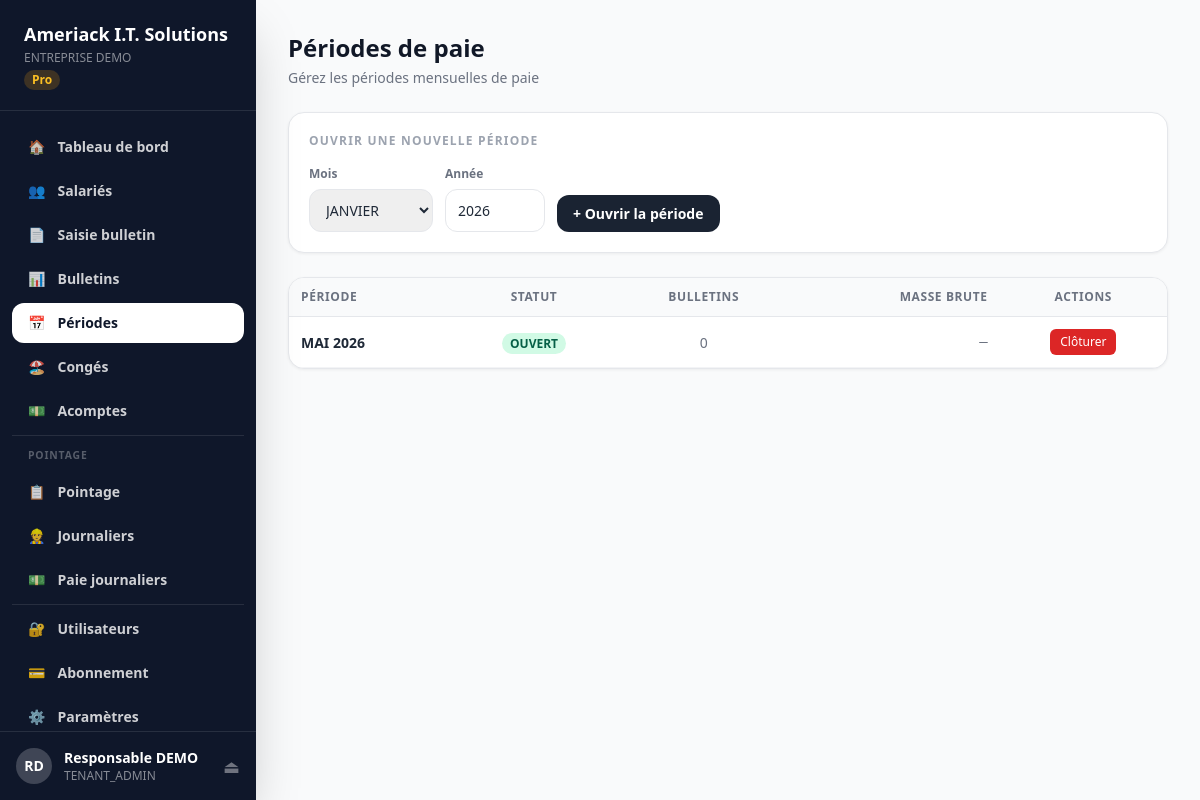
Screenshot of /periodes (signed in) with the database file from the repository.
### models.py (models this page shows, shortened)
class Tenant(db.Model):
    __tablename__ = "tenants"
    id               = db.Column(db.Integer, primary_key=True)
    slug             = db.Column(db.String(50), nullable=False, unique=True)   # ex: maentreprise
    denomination     = db.Column(db.String(200), nullable=False)
    sigle            = db.Column(db.String(50))
    activite         = db.Column(db.String(200))
    secteur          = db.Column(db.String(200))
    nif              = db.Column(db.String(50))
    numero_cnss      = db.Column(db.String(50))
    numero_cnamgs    = db.Column(db.String(50))
    adresse          = db.Column(db.String(300))
    boite_postale    = db.Column(db.String(20))
    telephone        = db.Column(db.String(20))
    ville            = db.Column(db.String(100), default="Libreville")
    region           = db.Column(db.String(100))
    pays             = db.Column(db.String(100), default="Gabon")
    plan_id          = db.Column(db.Integer, db.ForeignKey("plans.id"))
    statut           = db.Column(db.String(20), default="ACTIF")   # ACTIF, SUSPENDU, ESSAI
    date_inscription = db.Column(db.DateTime, default=datetime.utcnow)
    date_expiration  = db.Column(db.DateTime)
    token_api        = db.Column(db.String(64), unique=True)
    logo_url         = db.Column(db.String(500))
    utilisateurs  = db.relationship("Utilisateur", backref="tenant", lazy=True, foreign_keys="Utilisateur.tenant_id")
    salaries      = db.relationship("Salarie", backref="tenant", lazy=True)
    periodes      = db.relationship("PeriodePaie", backref="tenant", lazy=True)
    categories    = db.relationship("CategorieEmploi", backref="tenant", lazy=True)

class Plan(db.Model):
    __tablename__ = "plans"
    id               = db.Column(db.Integer, primary_key=True)
    code             = db.Column(db.String(20), nullable=False, unique=True)
    nom              = db.Column(db.String(100), nullable=False)
    prix_mensuel     = db.Column(db.Numeric(12,2), nullable=False)
    max_salaries     = db.Column(db.Integer)          # None = illimité
    max_utilisateurs = db.Column(db.Integer)
    description      = db.Column(db.Text)
    actif            = db.Column(db.Boolean, default=True)
    tenants = db.relationship("Tenant", backref="plan", lazy=True)

class Utilisateur(db.Model, UserMixin):
    __tablename__ = "utilisateurs"
    id                 = db.Column(db.Integer, primary_key=True)
    nom                = db.Column(db.String(100), nullable=False)
    prenom             = db.Column(db.String(100), nullable=False)
    email              = db.Column(db.String(200), nullable=False, unique=True)
    mot_de_passe_hash  = db.Column(db.String(256), nullable=False)
    role               = db.Column(db.String(30), default="GESTIONNAIRE")
    tenant_id          = db.Column(db.Integer, db.ForeignKey("tenants.id"), nullable=True)
    actif              = db.Column(db.Boolean, default=True)
    derniere_connexion = db.Column(db.DateTime)
    date_creation      = db.Column(db.DateTime, default=datetime.utcnow)
    @property
    def nom_complet(self): return f"{self.prenom} {self.nom}"
    @property
    def is_super_admin(self): return self.role == "SUPER_ADMIN"
    @property
    def is_tenant_admin(self): return self.role in ("SUPER_ADMIN","TENANT_ADMIN")

class PeriodePaie(db.Model):
    __tablename__ = "periodes_paie"
    id             = db.Column(db.Integer, primary_key=True)
    tenant_id      = db.Column(db.Integer, db.ForeignKey("tenants.id"), nullable=False)
    annee          = db.Column(db.Integer, nullable=False)
    mois           = db.Column(db.Integer, nullable=False)
    libelle_mois   = db.Column(db.String(20), nullable=False)
    trimestre      = db.Column(db.String(10))
    date_ouverture = db.Column(db.DateTime)
    date_cloture   = db.Column(db.DateTime)
    statut         = db.Column(db.String(20), default="OUVERT")
    bulletins = db.relationship("BulletinPaie", backref="periode", lazy=True)
    __table_args__ = (db.UniqueConstraint("tenant_id","annee","mois"),)
    MOIS_NOMS = ["","JANVIER","FÉVRIER","MARS","AVRIL","MAI","JUIN",
                 "JUILLET","AOÛT","SEPTEMBRE","OCTOBRE","NOVEMBRE","DÉCEMBRE"]
    @property
    def libelle_complet(self): return f"{self.libelle_mois} {self.annee}"

### app.py (the view)
@app.route("/periodes")
@login_required
def periodes():
    if current_user.is_super_admin: return redirect(url_for("admin_dashboard"))
    t=get_tenant()
    if not t: return redirect(url_for("login"))
    return render_template("tenant/periodes.html", tenant=t,
        periodes=PeriodePaie.query.filter_by(tenant_id=t.id).order_by(PeriodePaie.annee.desc(),PeriodePaie.mois.desc()).all(),
        now=datetime.now())

### app.py (called while the page is built)
@login_manager.user_loader
def load_user(uid): return Utilisateur.query.get(int(uid))

def get_tenant():
    if current_user.is_super_admin:
        return None
    return current_user.tenant

@app.context_processor
def inject_globals(): return {"now":datetime.now(),"enumerate":enumerate}

### templates/tenant/periodes.html (shortened to what this page needs)
{% extends "tenant/base.html" %}
{% block content %}
<div style="display:flex;align-items:center;justify-content:space-between;margin-bottom:1.5rem">
  <div>
    <h1 class="text-2xl font-black text-gray-900">Périodes de paie</h1>
    <p class="text-gray-500 text-sm mt-1">Gérez les périodes mensuelles de paie</p>
  </div>
</div>
<div class="card p-5 mb-6">
  <h2 class="text-xs font-bold text-gray-400 uppercase tracking-widest mb-4">Ouvrir une nouvelle période</h2>
  <form method="POST" action="/periodes/nouvelle" style="display:flex;gap:.75rem;align-items:flex-end">
    <div>
      <label style="display:block;font-size:.75rem;font-weight:700;color:#6b7280;margin-bottom:.375rem">Mois</label>
      <select name="mois" style="border:1px solid #e5e7eb;border-radius:.75rem;padding:.625rem .75rem;font-size:.875rem">
        {% for m in ['JANVIER','FEVRIER','MARS','AVRIL','MAI','JUIN','JUILLET','AOUT','SEPTEMBRE','OCTOBRE','NOVEMBRE','DECEMBRE'] %}
        <option value="{{ loop.index }}">{{ m }}</option>
        {% endfor %}
      </select>
    </div>
    <div>
      <label style="display:block;font-size:.75rem;font-weight:700;color:#6b7280;margin-bottom:.375rem">Année</label>
      <input type="number" name="annee" value="{{ now.year if now else 2026 }}" min="2020" max="2030"
        style="border:1px solid #e5e7eb;border-radius:.75rem;padding:.625rem .75rem;font-size:.875rem;width:100px"/>
    </div>
    <button type="submit" class="btn-primary">+ Ouvrir la période</button>
  </form>
</div>
<div class="card overflow-hidden">
  <table>
    <thead>
      <tr>
        <th>Période</th>
        <th style="text-align:center">Statut</th>
        <th style="text-align:center">Bulletins</th>
        <th style="text-align:right">Masse brute</th>
        <th style="text-align:center">Actions</th>
      </tr>
    </thead>
    <tbody>
      {% for p in periodes %}
      <tr>
        <td style="font-weight:700">{{ p.libelle_complet }}</td>
        <td style="text-align:center">
          <span class="badge-{{ p.statut|lower|replace('î','i')|replace('ô','o') }}">{{ p.statut }}</span>
        </td>
        <td style="text-align:center;color:#6b7280">
          {{ p.bulletins|length if p.bulletins else 0 }}
        </td>
        <td style="text-align:right;font-family:monospace;color:#6b7280">—</td>
        <td style="text-align:center">
          {% if p.statut == 'OUVERT' %}
          <form method="POST" action="/periodes/{{ p.id }}/cloturer" style="display:inline">
            <button type="submit"
              style="font-size:.75rem;background:#dc2626;color:white;padding:.25rem .625rem;border-radius:.375rem;border:none;cursor:pointer"
              onclick="return confirm('Clôturer cette période ?')">
              Clôturer
            </button>
          </form>
          {% else %}
          <span style="font-size:.75rem;color:#9ca3af">Clôturée</span>
          {% endif %}
        </td>
      </tr>
      {% endfor %}
    </tbody>
  </table>
</div>
{% endblock %}

### templates/tenant/base.html (shortened to what this page needs)
<!DOCTYPE html>
<html lang="fr">
<head>
  <script src="https://cdn.tailwindcss.com"></script>
</head>
<body class="bg-gray-50 text-gray-800">
<div class="flex min-h-screen">
  <aside class="w-64 bg-slate-900 text-white flex flex-col fixed h-full z-20 shadow-2xl">
    <div class="px-6 py-5 border-b border-white/10">
      <div class="text-lg font-black">Ameriack I.T. Solutions</div>
      <div class="text-xs text-white/50 mt-0.5 truncate">
        {% if tenant %}{{ tenant.denomination }}{% else %}Espace entreprise{% endif %}
      </div>
      {% if tenant and tenant.plan %}
      <span class="text-xs bg-amber-500/20 text-amber-400 px-2 py-0.5 rounded-full font-bold mt-1 inline-block">
        {{ tenant.plan.nom }}
      </span>
      {% endif %}
    </div>
    <nav class="flex-1 px-3 py-4 space-y-1 overflow-y-auto">
      {% set ep = request.endpoint %}
      <a href="/dashboard" class="flex items-center gap-3 px-4 py-2.5 rounded-xl text-sm font-semibold transition-all {{ 'bg-white text-slate-900' if ep=='dashboard' else 'text-white/80 hover:bg-white/10' }}">
        🏠 <span>Tableau de bord</span>
      </a>
      <a href="/salaries" class="flex items-center gap-3 px-4 py-2.5 rounded-xl text-sm font-semibold transition-all {{ 'bg-white text-slate-900' if 'salari' in ep else 'text-white/80 hover:bg-white/10' }}">
        👥 <span>Salariés</span>
      </a>
      <a href="/bulletins/saisie" class="flex items-center gap-3 px-4 py-2.5 rounded-xl text-sm font-semibold transition-all {{ 'bg-white text-slate-900' if ep=='bulletin_saisie' else 'text-white/80 hover:bg-white/10' }}">
        📄 <span>Saisie bulletin</span>
      </a>
      <a href="/bulletins" class="flex items-center gap-3 px-4 py-2.5 rounded-xl text-sm font-semibold transition-all {{ 'bg-white text-slate-900' if ep=='bulletins' else 'text-white/80 hover:bg-white/10' }}">
        📊 <span>Bulletins</span>
      </a>
      <a href="/periodes" class="flex items-center gap-3 px-4 py-2.5 rounded-xl text-sm font-semibold transition-all {{ 'bg-white text-slate-900' if ep=='periodes' else 'text-white/80 hover:bg-white/10' }}">
        📅 <span>Périodes</span>
      </a>
      <a href="/conges" class="flex items-center gap-3 px-4 py-2.5 rounded-xl text-sm font-semibold transition-all {{ 'bg-white text-slate-900' if 'conge' in ep else 'text-white/80 hover:bg-white/10' }}">
        🏖️ <span>Congés</span>
      </a>
      <a href="/acomptes" class="flex items-center gap-3 px-4 py-2.5 rounded-xl text-sm font-semibold transition-all {{ 'bg-white text-slate-900' if 'acompte' in ep else 'text-white/80 hover:bg-white/10' }}">
        💵 <span>Acomptes</span>
      </a>
      <div class="border-t border-white/10 my-2"></div>
      <p style="font-size:.65rem;font-weight:700;color:rgba(255,255,255,.3);text-transform:uppercase;letter-spacing:.08em;padding:.5rem 1rem .25rem">Pointage</p>
      <a href="/pointage" class="flex items-center gap-3 px-4 py-2.5 rounded-xl text-sm font-semibold transition-all {{ 'bg-white text-slate-900' if ep=='pointage' else 'text-white/80 hover:bg-white/10' }}">
        📋 <span>Pointage</span>
      </a>
      <a href="/journaliers" class="flex items-center gap-3 px-4 py-2.5 rounded-xl text-sm font-semibold transition-all {{ 'bg-white text-slate-900' if 'journalier' in ep else 'text-white/80 hover:bg-white/10' }}">
        👷 <span>Journaliers</span>
      </a>
      <a href="/journaliers/paie" class="flex items-center gap-3 px-4 py-2.5 rounded-xl text-sm font-semibold transition-all {{ 'bg-white text-slate-900' if 'journaliers_paie' in ep else 'text-white/80 hover:bg-white/10' }}">
        💵 <span>Paie journaliers</span>
      </a>
      <div class="border-t border-white/10 my-2"></div>
      {% if current_user.is_tenant_admin %}
      <a href="/utilisateurs" class="flex items-center gap-3 px-4 py-2.5 rounded-xl text-sm font-semibold transition-all {{ 'bg-white text-slate-900' if 'utilisateur' in ep else 'text-white/80 hover:bg-white/10' }}">
        🔐 <span>Utilisateurs</span>
      </a>
      {% endif %}
      <a href="/paiement" class="flex items-center gap-3 px-4 py-2.5 rounded-xl text-sm font-semibold transition-all {{ 'bg-white text-slate-900' if ep=='paiement' else 'text-white/80 hover:bg-white/10' }}">
        💳 <span>Abonnement</span>
      </a>
      <a href="/parametres" class="flex items-center gap-3 px-4 py-2.5 rounded-xl text-sm font-semibold transition-all {{ 'bg-white text-slate-900' if ep=='parametres' else 'text-white/80 hover:bg-white/10' }}">
        ⚙️ <span>Paramètres</span>
      </a>
    </nav>
    <div class="px-4 py-4 border-t border-white/10">
      <div class="flex items-center gap-3">
        <div class="w-9 h-9 rounded-full bg-white/20 flex items-center justify-center text-sm font-black flex-shrink-0">
          {{ current_user.prenom[0] }}{{ current_user.nom[0] }}
        </div>
        <div class="flex-1 min-w-0">
          <div class="text-sm font-bold truncate">{{ current_user.nom_complet }}</div>
          <div class="text-xs text-white/50">{{ current_user.role }}</div>
        </div>
        <a href="/logout" title="Déconnexion" class="text-white/40 hover:text-white text-lg">⏏</a>
      </div>
    </div>
  </aside>
  <main class="ml-64 flex-1 p-8 min-h-screen">
    {% block content %}{% endblock %}
  </main>
</div>
</body>
</html>

### templates/tenant/base.html (style rules this page uses)
body { font-family:'Segoe UI',system-ui,sans-serif }
.card { background:white;border-radius:1rem;border:1px solid #e5e7eb;box-shadow:0 1px 3px rgba(0,0,0,.06) }
.btn-primary { background:#1a2332;color:white;padding:.5rem 1rem;border-radius:.75rem;font-weight:700;font-size:.875rem;display:inline-block;cursor:pointer;border:none }
.badge-ouvert { background:#d1fae5;color:#065f46;font-size:.75rem;font-weight:700;padding:.125rem .5rem;border-radius:9999px }
table { width:100%;border-collapse:collapse }
th { background:#f9fafb;padding:.625rem .75rem;text-align:left;font-size:.75rem;font-weight:700;color:#6b7280;text-transform:uppercase;letter-spacing:.05em;border-bottom:1px solid #e5e7eb }
td { padding:.75rem;border-bottom:1px solid #f3f4f6;font-size:.875rem }

### rows the page displays
Tenant: denomination "ENTREPRISE DEMO"
Plan: plan.nom "Pro"
Utilisateur: prenom "R", nom "D", nom_complet "Responsable DEMO", role "TENANT_ADMIN"
PeriodePaie: libelle_complet "MAI 2026", statut "OUVERT", bulletins|length "0"

### other values shown
form field mois "JANVIER"
